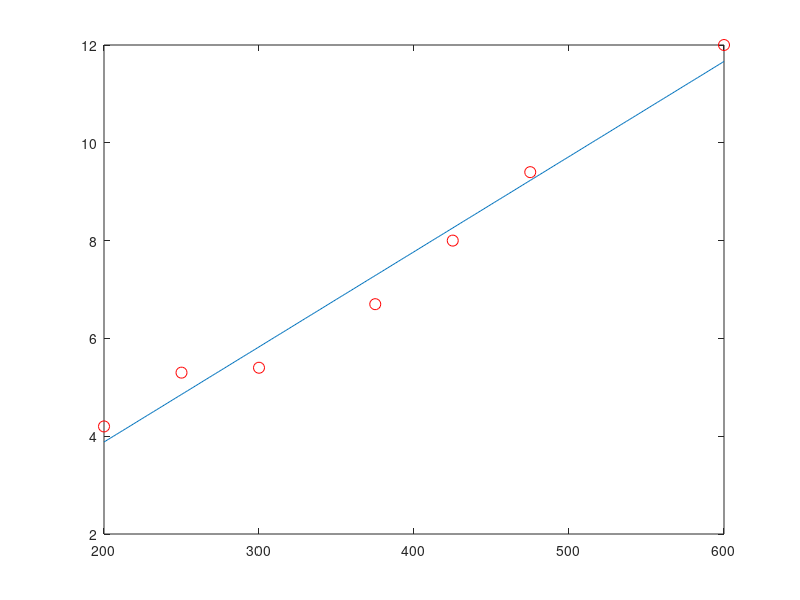

Source code (MATLAB):
close all
clc
clear all
x=[200 250 300 375 425 475 600]
y=[4.2 5.3 5.4 6.7 8 9.4 12]
n=length(x)

plot(x,y,'or',"MarkerSize",8)

A=[ n sum(x)
    sum(x) sum(x.^2)]

B=[ sum(y) 
    sum(x.*y)]

a=A\B

P=@(x) a(2)*x+a(1);

xx=200:600;
hold on
plot(xx,P(xx))